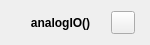
<?xml version="1.0" encoding="UTF-8"?>
<ui version="4.0">
 <class>glitch_object_analog_io_arduino</class>
 <widget class="QWidget" name="glitch_object_analog_io_arduino">
  <property name="geometry">
   <rect>
    <x>0</x>
    <y>0</y>
    <width>150</width>
    <height>45</height>
   </rect>
  </property>
  <property name="windowTitle">
   <string>Form</string>
  </property>
  <layout class="QHBoxLayout" name="horizontalLayout">
   <property name="spacing">
    <number>5</number>
   </property>
   <property name="leftMargin">
    <number>15</number>
   </property>
   <property name="topMargin">
    <number>0</number>
   </property>
   <property name="rightMargin">
    <number>15</number>
   </property>
   <property name="bottomMargin">
    <number>0</number>
   </property>
   <item>
    <widget class="QLabel" name="label">
     <property name="font">
      <font>
       <weight>75</weight>
       <bold>true</bold>
      </font>
     </property>
     <property name="text">
      <string notr="true">analogIO()</string>
     </property>
     <property name="textFormat">
      <enum>Qt::PlainText</enum>
     </property>
     <property name="alignment">
      <set>Qt::AlignCenter</set>
     </property>
    </widget>
   </item>
   <item>
    <widget class="QToolButton" name="context_menu">
     <property name="text">
      <string/>
     </property>
     <property name="icon">
      <iconset resource="../../Icons/icons.qrc">
       <normaloff>:/context-menu.png</normaloff>:/context-menu.png</iconset>
     </property>
    </widget>
   </item>
  </layout>
 </widget>
 <resources>
  <include location="../../Icons/icons.qrc"/>
 </resources>
 <connections/>
</ui>
